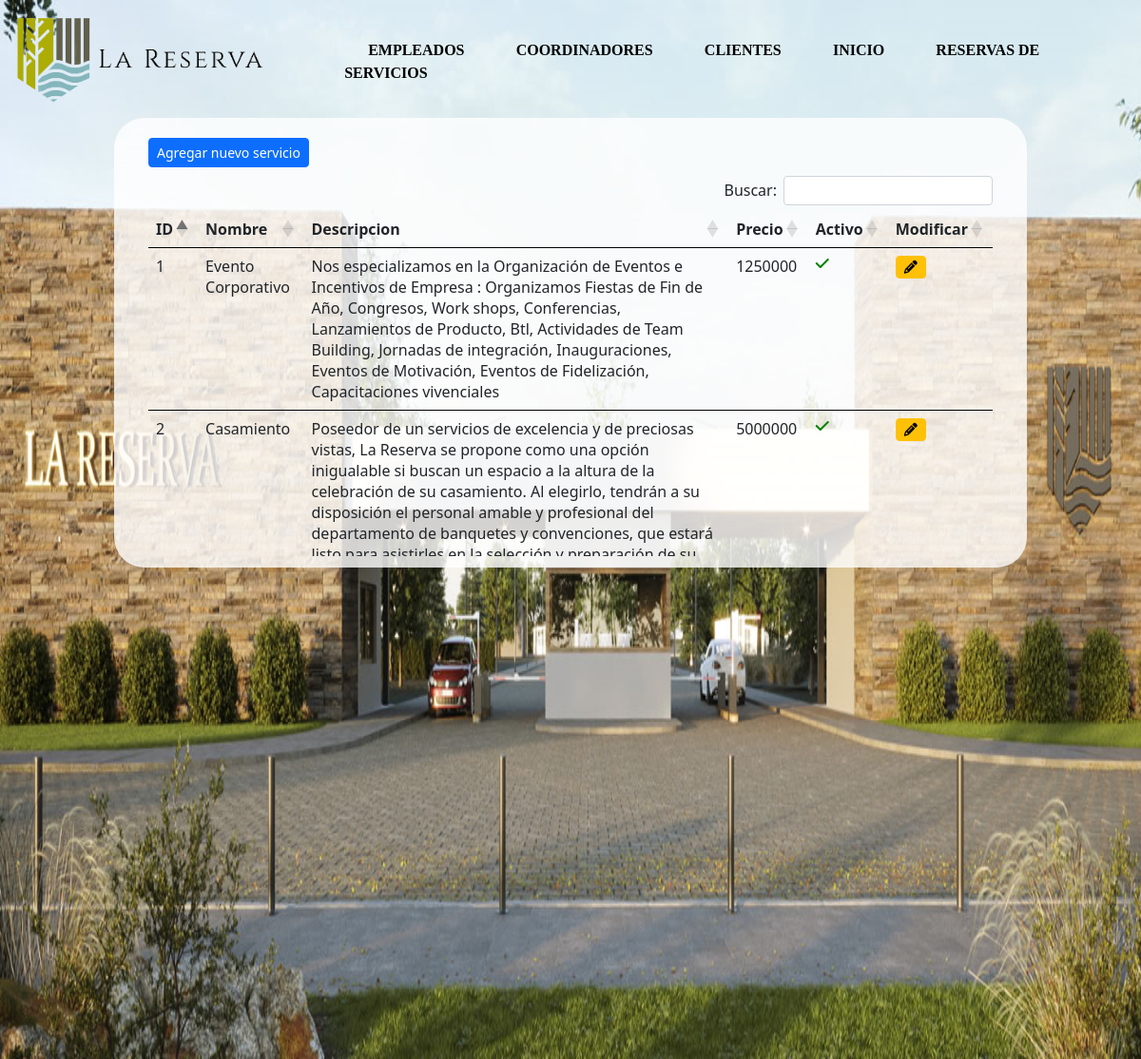
The page /reserva/servicios/listado/ on the database its author committed.
### reserva/models.py (models this page shows, shortened)
class Servicio(models.Model):
    nombre = models.CharField(verbose_name="Nombre", max_length=50)
    descripcion = models.CharField(verbose_name="Descripcion", max_length=50)
    precio = models.IntegerField(verbose_name="Precio")
    activo = models.BooleanField(verbose_name="Activo", default=True)

### reserva/views.py (the view)
# urls.py: path('servicios/listado/', views.listado_servicios, name="listado_servicios"),
def listado_servicios(request):
    servicios = Servicio.objects.all()
    context = {
        "servicios": servicios
    }
    return render(request, "reserva/listar_servicios.html", context)

### reserva/templates/reserva/listar_servicios.html (shortened to what this page needs)
{% load static %}
<link rel="stylesheet" href="{% static 'css/listados.css' %}">
<link rel="stylesheet" href="https://cdnjs.cloudflare.com/ajax/libs/font-awesome/6.2.1/css/all.min.css" />
<link rel="stylesheet" href="https://cdn.jsdelivr.net/npm/bootstrap@5.2.3/dist/css/bootstrap.min.css" />
<link href="https://cdn.datatables.net/1.13.4/css/dataTables.bootstrap5.min.css" rel="stylesheet"/>
<link href="https://cdn.datatables.net/buttons/2.3.6/css/buttons.bootstrap5.min.css" rel="stylesheet"/>
<div class="base-container">
    <img src="{% static 'img/BANNER-01.png' %}" alt="" width="100%" id="fondo">
    <div class="top">
        <div class="logo">
            <img src="{% static 'img/LaReserva.png' %}" alt="" id="logo">
        </div>
        <div class="navegador">
            <a href="{% url 'listado_empleados' %}">EMPLEADOS</a>
            <a href="{% url 'listado_coordinadores' %}">COORDINADORES</a>
            <a href="{% url 'listado_clientes' %}">CLIENTES</a>
            <a href="{% url 'home' %}">INICIO</a>
            <a href="{% url 'listado_reservas_de_servicios' %}">RESERVAS DE SERVICIOS</a>
        </div>
    </div>
    {% load tz %}
    <div class="container mt-4" id="tabla">
        <div class="row">
            <div class="col-sm-12 col-md-12 col-lg-12 col-xl-12">
                <a href="{% url 'registrar_servicio' %}" id="nuevo"><button class='btn btn-sm btn-primary'>Agregar nuevo servicio</button></a>
                <div class="table-responsive" id="scroll">
                    <table id="listado" class="table">
                        <thead>
                            <tr class="fila">
                                <th>ID</th>
                                <th>Nombre</th>
                                <th>Descripcion</th>
                                <th>Precio</th>
                                <th>Activo</th>
                                <th>Modificar</th>
                            </tr>
                        </thead>
                        <tbody>
                            {% for servicio in servicios %}
                            <tr class="fila">
                                <td>{{servicio.id}}</td>
                                <td>{{servicio.nombre}}</td>
                                <td>{{servicio.descripcion}}</td>
                                <td>{{servicio.precio}}</td>
                                {% if servicio.activo %}
                                    <td><a href="{% url 'desactivar_servicio' servicio.id %}"><i class='fa-solid fa-check' style='color: green;'></a></td>
                                {% else %}
                                    <td><a href="{% url 'activar_servicio' servicio.id %}"><i class='fa-solid fa-xmark' style='color: red;'></a></td>
                                {% endif %}
                                <td><a href="{% url 'modificar_servicio' servicio.id %}"><button class='btn btn-sm btn-warning'><i class='fa-solid fa-pencil'></i></button></a></td>
                            </tr>
                            {% endfor %}
                        </tbody>
                    </table>
                </div>
            </div>
        </div>
    </div>
</div>

### ProyectoAlkemy/static/css/listados.css (style rules this page uses)
* { margin: 0; padding: 0; box-sizing: border-box; }
.base-container { position: relative; }
#fondo { height: 100%; }
.top { position: absolute; display: flex; width: 100%; top: 0; }
.logo { padding: 15px; }
#logo { width: 80%; }
.navegador { margin: auto; }
.navegador a { color: black; font-size: 1em; font-weight: 800; text-decoration: none; font-family: 'Times New Roman', Times, serif; margin: 0 25px; }
#tabla { position: absolute; top: 100; background-color: rgba(255, 255, 255, 0.8); width: 80%; margin: 0 10%; padding: 1% 3%; border-radius: 2rem; }
#nuevo { display: flex; max-width: max-content; padding: 1% 0; }
#scroll { overflow:scroll; height:400px; width:100%; }
.fila { border: 1px solid black; }

### rows shown on the page
Servicio: id "1", nombre "Evento Corporativo", descripcion "Nos especializamos en la Organización de Eventos e Incentivos de Empresa : Organizamos Fiestas de Fin de Año, Congresos, Work shops, Conferencias, Lanzamientos de Producto, Btl, Actividades de Team Building, Jornadas de integración, Inauguraciones, Eventos de Motivación, Eventos de Fidelización, Capacitaciones vivenciales", precio "1250000", activo True (drawn)
Servicio: id "2", nombre "Casamiento", descripcion "Poseedor de un servicios de excelencia y de preciosas vistas, La Reserva se propone como una opción inigualable si buscan un espacio a la altura de la celebración de su casamiento. Al elegirlo, tendrán a su disposición el personal amable y profesional del departamento de banquetes y convenciones, que estará…", precio "5000000", activo True (drawn)
